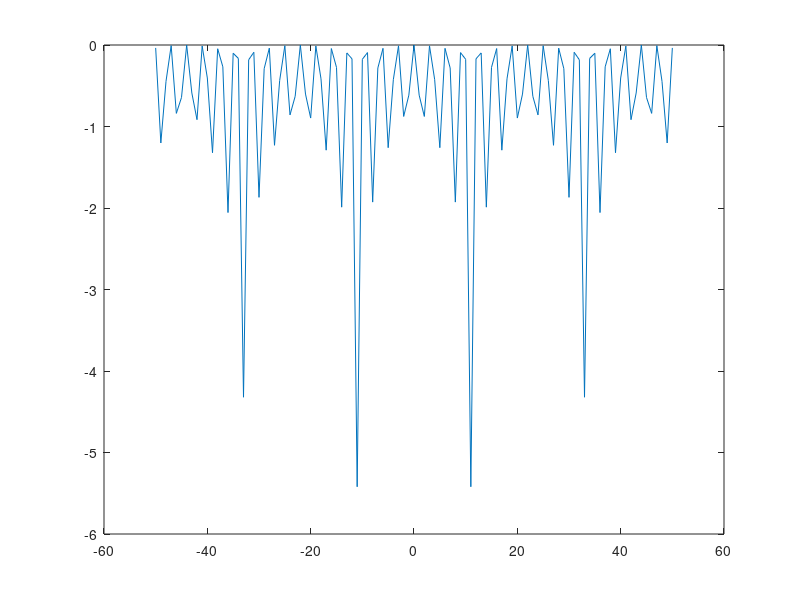

Write the MATLAB code that produced this figure.
%Octave Scrpt
% Title         :Funciones trscendentes
% Author        :Maria Guadalupe Martinez Santiago  
%Date           :202123638
%Version        :1
%Usage          :octave>/phat/Funcion18
%Notes          :Requiere aplicacion de octave para la ejecucion y graficacion 

disp('SUPAYECTIVA')
%Dominio de funcion
x=-50:1:50;
%Funcion
fx=log(cos(x));
%Plotear funcion
plot(x,fx);